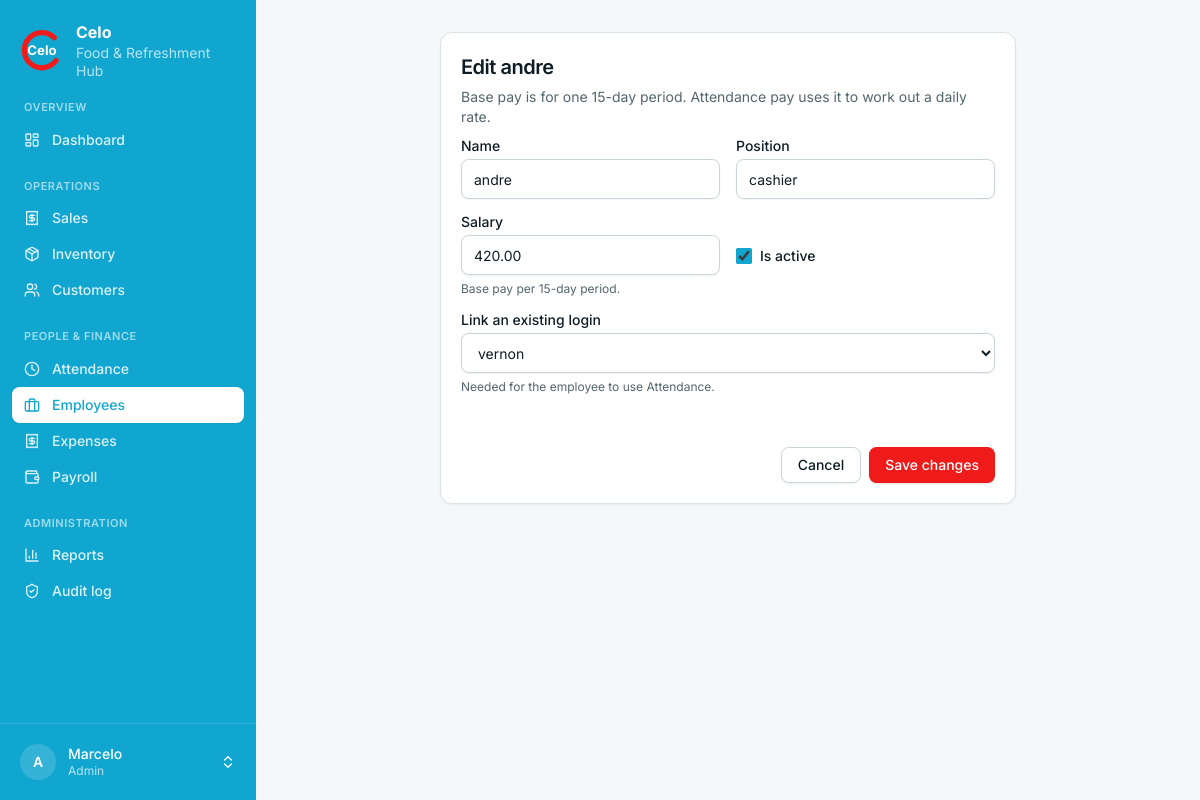
The app's page /finance/employees/4/edit/ (signed in) with its own data.
### accounts/models.py (models this page shows)
class User(AbstractUser):
    class Role(models.TextChoices):
        ADMIN = "admin", "Admin"
        STAFF = "staff", "Staff"
    role = models.CharField(max_length=10, choices=Role.choices, default=Role.STAFF)
    @property
    def is_celo_admin(self):
        return self.is_superuser or self.role == self.Role.ADMIN

### finance/models.py (models this page shows, shortened)
class Employee(models.Model):
    name = models.CharField(max_length=120)
    position = models.CharField(max_length=60, blank=True)
    salary = models.DecimalField(max_digits=10, decimal_places=2, default=0,
                                 help_text="Base pay per 15-day period.")
    is_active = models.BooleanField(default=True)
    user = models.OneToOneField("accounts.User", null=True, blank=True, on_delete=models.SET_NULL,
                                help_text="Link to a login account, if they have one.")
    class Meta:
        ordering = ["name"]

### finance/views.py (the view, shortened to what this page needs)
# urls.py: path("employees/<int:pk>/edit/", views.employee_edit, name="employee_edit"),
@admin_required
def employee_edit(request, pk=None):
    emp = get_object_or_404(Employee, pk=pk) if pk else None
    form = EmployeeForm(request.POST or None, instance=emp)
    return render(request, "finance/employee_form.html", {"form": form, "employee": emp})

### accounts/permissions.py (called while the page is built)
def admin_required(view):
    @login_required
    @wraps(view)
    def wrapper(request, *args, **kwargs):
        if not request.user.is_celo_admin:
            raise PermissionDenied
        return view(request, *args, **kwargs)
    return wrapper

### templates/finance/employee_form.html (shortened to what this page needs)
{% extends "base.html" %}
{% block content %}
<div class="mx-auto w-full max-w-xl">
  <form method="post" class="card" id="employee-form">{% csrf_token %}
    <div class="card-header">
      <h1 class="card-title text-xl">{% if employee %}Edit {{ employee.name }}{% else %}Add employee{% endif %}</h1>
      <p class="card-description">Base pay is for one 15-day period. Attendance pay uses it to work out a daily rate.</p>
    </div>
    <div class="card-content">
      <div class="grid gap-x-4 sm:grid-cols-2">
        {% include "partials/field.html" with f=form.name %}
        {% include "partials/field.html" with f=form.position %}
        {% include "partials/field.html" with f=form.salary %}
        {% include "partials/field.html" with f=form.is_active %}
      </div>
      <div id="link-existing">{% include "partials/field.html" with f=form.user %}</div>
    </div>
    <div class="card-footer pt-4">
      <a class="btn btn-outline" href="{% url 'finance:employees' %}">Cancel</a>
      <button class="btn btn-primary" type="submit">{% if employee %}Save changes{% else %}Add employee{% endif %}</button>
    </div>
  </form>
</div>
{% endblock %}

### templates/base.html (shortened to what this page needs)
{% load celo_ui %}<!doctype html>
<html lang="en" class="h-full">
<head>
  {% include "partials/tailwind.html" %}
</head>
<body class="min-h-full bg-background font-sans text-foreground antialiased">
<div class="min-h-screen {% if user.is_authenticated %}md:grid md:grid-cols-[16rem_minmax(0,1fr)]{% endif %}">
{% if user.is_authenticated %}
  {% nav_items as groups %}
  <aside id="sidebar" class="fixed inset-y-0 left-0 z-40 flex w-64 -translate-x-full flex-col bg-brand-dark text-white transition-transform duration-200 md:sticky md:top-0 md:h-screen md:translate-x-0 print:hidden">
    <a href="{% url 'dashboard:home' %}" class="flex items-center gap-3 px-5 py-5" aria-label="Celo home">
      <svg viewBox="0 0 100 100" class="h-11 w-11 shrink-0" role="img" aria-label="Celo logo">
        <text x="50" y="62" text-anchor="middle" font-size="30" font-weight="700" fill="#fff" font-family="Inter, system-ui, sans-serif">Celo</text>
      </svg>
      <span class="text-sm leading-tight"><strong class="block text-base">Celo</strong><span class="text-white/70">Food &amp; Refreshment Hub</span></span>
    </a>
    <nav class="flex-1 space-y-5 overflow-y-auto px-3 pb-4" aria-label="Main">
      {% for g in groups %}
        <div>
          <p class="px-3 pb-1.5 text-[11px] font-semibold uppercase tracking-wider text-white/60">{{ g.label }}</p>
          {% for i in g.items %}
            <a href="{{ i.href }}" {% if i.active %}aria-current="page"{% endif %}
               class="flex items-center gap-3 rounded-md px-3 py-2 text-sm font-medium transition-colors {% if i.active %}bg-white text-brand-dark shadow-sm{% else %}text-white/85 hover:bg-white/10 hover:text-white{% endif %}">
              {% include "partials/icon.html" with name=i.icon %}{{ i.label }}
            </a>
          {% endfor %}
        </div>
      {% endfor %}
    </nav>
    <div class="relative border-t border-white/15 p-3">
      <button type="button" id="profile-btn" aria-haspopup="menu" aria-expanded="false" aria-controls="profile-menu"
              class="flex w-full items-center gap-3 rounded-md px-2 py-2 text-left transition-colors hover:bg-white/10 {% if request.resolver_match.app_name == 'accounts' %}bg-white/10{% endif %}">
        <span class="grid h-9 w-9 shrink-0 place-items-center rounded-full bg-white/15 text-sm font-semibold">{{ user.username|slice:":1"|upper }}</span>
        <span class="min-w-0 flex-1 text-sm leading-tight"><span class="block truncate font-medium">{{ user.get_full_name|default:user.username }}</span><span class="block text-xs text-white/70">{{ user.get_role_display }}</span></span>
      </button>
    </div>
  </aside>
{% endif %}
  <div class="min-w-0">
    <main class="mx-auto w-full max-w-6xl p-4 sm:p-6 lg:p-8">
      {% block content %}{% endblock %}
    </main>
  </div>
</div>
</body>
</html>

### templates/partials/field.html (shortened to what this page needs)
<div class="field {{ extra }}">
  {% if f.field.widget.input_type == "checkbox" %}
    <label for="{{ f.id_for_label }}" class="flex items-center gap-2">{{ f }}<span>{{ f.label }}</span></label>
  {% else %}
    <label for="{{ f.id_for_label }}">{{ f.label }}</label>
    {{ f }}
  {% endif %}
  {% if f.help_text %}<span class="help">{{ f.help_text|safe }}</span>{% endif %}
</div>

### records on screen
User: username "A", get_full_name "Marcelo", role "Admin"
Employee: name "andre", position "cashier", salary "420.00", is_active "☑", user "vernon"

### other values on screen
{{ g.label }} "OVERVIEW" "OPERATIONS" "PEOPLE & FINANCE" "ADMINISTRATION"
{{ i.label }} "Dashboard" "Sales" "Inventory" "Customers" "Attendance" "Employees" "Expenses" "Payroll" "Reports" "Audit log"
{{ f.label }} "Name Position Salary Link an existing login"
{{ f.help_text|safe }} "Base pay per 15-day period. Needed for the employee to use Attendance."
{{ f.label }} "Is active"
